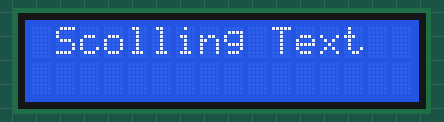
A program run on a simulated ESP32 board running MicroPython. Parts: 16×2 character LCD. Library files of the repository ran but are not shown: machine_i2c_lcd.py.

Above: at 0.1 s.
At 2.58 s:
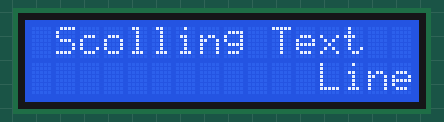
At 3.83 s:
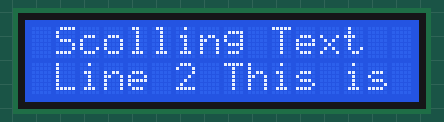
At 5.08 s:
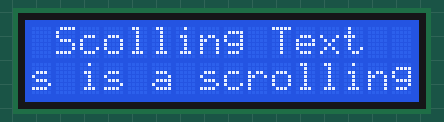
At 7.58 s:
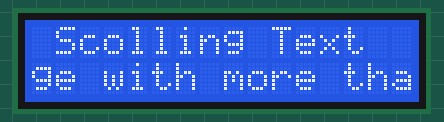
At 10.08 s:
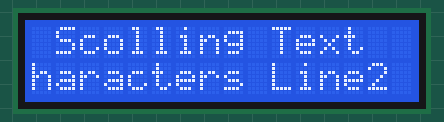

Measured:
- by itself, everything shown: repeats every 10.1 s, in 71 steps
- what the display in image 0 shows lasts 2.1 s, from 0.1 s to 2.2 s

The program:

lab_27_lcd162_i2_scoreText_v2.py
```python
#lab_27_lcd162_i2_scoreText_v2.py
from machine import Pin, SoftI2C
from machine_i2c_lcd import I2cLcd
from time import sleep

# Define the LCD I2C address and dimensions
I2C_ADDR = 0x27
I2C_NUM_ROWS = 2
I2C_NUM_COLS = 16

# Initialize I2C and LCD objects
i2c = SoftI2C(sda=Pin(21), scl=Pin(22), freq=400000)

lcd = I2cLcd(i2c, I2C_ADDR, I2C_NUM_ROWS, I2C_NUM_COLS)

def scroll_message_line1(message, delay=0.1):
    message = " " * I2C_NUM_COLS + message + " "
    for i in range(len(message) - I2C_NUM_COLS + 1):
        lcd.move_to(0, 0)
        lcd.putstr(message[i:i + I2C_NUM_COLS])
        sleep(delay)

def scroll_message_line2(message, delay=0.1):
    message = " " * I2C_NUM_COLS + message + " "
    for i in range(len(message) - I2C_NUM_COLS + 1):
        lcd.move_to(0, 1)
        lcd.putstr(message[i:i + I2C_NUM_COLS])
        sleep(delay)

try:
	while True:
		lcd.clear() # เคลียร์หน้าจอ

		lcd.move_to(1, 0)
		lcd.putstr("Scolling Text") #แสดงตัวอักษร
		sleep(2)

		message_scroll_line2 = "Line 2 This is a scrolling message with more than 16 characters Line2"
		scroll_message_line2(message_scroll_line2)

except KeyboardInterrupt:
	# Turn off the display
	print("Keyboard interrupt")
	lcd.backlight_off()
	lcd.display_off()
```
